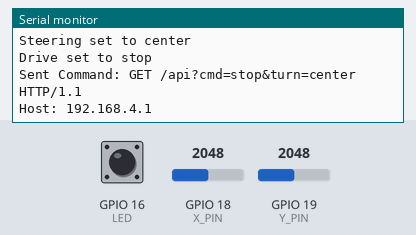
Simulated run of this sketch. Board: ESP32. Parts: the last lines printed to the serial monitor. The test bench sets the inputs (shaded band); at power-on: GPIO 18 (X_PIN) = 2048, GPIO 19 (Y_PIN) = 2048, GPIO 16 (LED) HIGH. WiFi joins after 1.5 s; servers stay silent unless stated.

Above: at 2.8 s.
2.9 s: GPIO 18 (X_PIN) set to 1228
At 4.1 s:
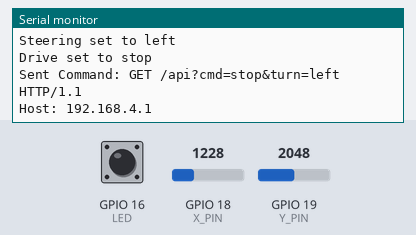
4.4 s: GPIO 19 (Y_PIN) set to 1228
At 5.5 s:
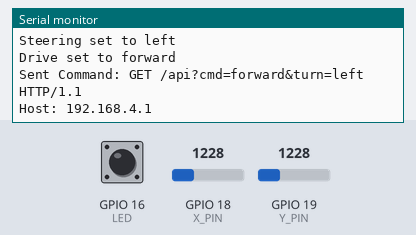
5.9 s: GPIO 18 (X_PIN) set to 2047
At 6.9 s:
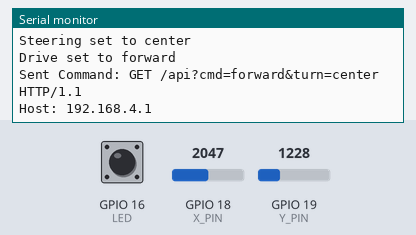
7.4 s: GPIO 19 (Y_PIN) set to 491
At 8.6 s:
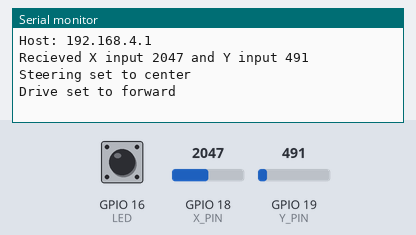
Timing chart, 0 to 9.9 s (numbered marks = the images above; inputs shaded):
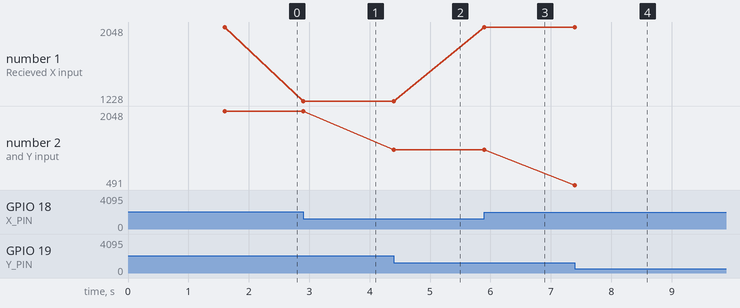

Measured:
- after the input at 2.9 s, the serial monitor: prints a new line at once (image 1)
- after the input at 4.4 s, the serial monitor: prints a new line at once (image 2)
- after the input at 5.9 s, the serial monitor: prints a new line at once (image 3)
- after the input at 7.4 s, the serial monitor: prints a new line at once (image 4)
- plotted number 1: 2048 → 1228 after the input at 2.9 s, 1228 → 2047 after the input at 5.9 s
- plotted number 2: 1228 → 491 after the input at 7.4 s

The sketch:

ESP32_Controller_v2.ino
```cpp
#include <WiFi.h>
#include <Arduino.h>

const char* ssid = "Aidan's RC Car";
const char* password = "drivefast";
String pico_ip = "192.168.4.1";
String cmd = " ";
String past_cmd = " ";

WiFiClient Client;

bool input_changed;
int stick_input[2] = {0, 0};
int past_stick[2] = {-1, -1};
String stick_cmd[2] = {"null", "null"};

const int X_PIN = 18;
const int Y_PIN = 19;
const int LED = 16;
const int INT_CONTROL = 0;
const int MID_LOW = 2000;
const int MID_HIGH = 2100;

void getInputs() {
  input_changed = 0;
  stick_input[0] = analogRead(X_PIN);
  stick_input[1] = analogRead(Y_PIN);

  if (stick_input[0] != past_stick[0] || stick_input[1] != past_stick[1]) {
    input_changed = 1;
  }

  if (input_changed == 1) {
    Serial.print("\nRecieved X input ");
    Serial.print(stick_input[0]);
    Serial.print(" and Y input ");
    Serial.print(stick_input[1]);
    if (stick_input[0] < MID_LOW) {
      stick_cmd[0] = "left";
    } else if (MID_LOW < stick_input[0] < MID_HIGH) {
      stick_cmd[0] = "center";
    } else if (MID_HIGH < stick_input[0]) {
      stick_cmd[0] = "right";
    } else {
      Serial.print("Error: Invalid Input!");
    }

    if (stick_input[1] < MID_LOW) {
      stick_cmd[1] = "forward";
    } else if (MID_LOW < stick_input[1] < MID_HIGH) {
      stick_cmd[1] = "stop";
    } else if (MID_HIGH < stick_input[1]) {
      stick_cmd[1] = "back";
    } else {
      Serial.print("Error: Invalid Input!");
    }
    Serial.print("\nSteering set to ");
    Serial.print(stick_cmd[0]);
    Serial.print("\nDrive set to ");
    Serial.println(stick_cmd[1]);
    past_stick[0] = stick_input[0];
    past_stick[1] = stick_input[1];
  }
}

void sendInputs() {
  cmd = "cmd=" + stick_cmd[1] + "&turn=" + stick_cmd[0];

  if (cmd != past_cmd) {

  String request = "GET /api?";
  request += cmd;
  request += " HTTP/1.1\r\nHost: ";
  request += pico_ip;
  Client.print(request);
  Serial.print("Sent Command: ");
  Serial.println(request);
  past_cmd = cmd;

  }
}

void setup() {
  Serial.begin(9600);
  WiFi.begin(ssid, password);
  pinMode(X_PIN, INPUT);
  pinMode(Y_PIN, INPUT);
  Serial.print("\nConnecting to wifi on ");
  Serial.print(ssid);
  while(WiFi.status() != WL_CONNECTED) {
    delay(200);
    Serial.print(".");
    digitalWrite(LED, !digitalRead(LED));
    if (WiFi.status() == WL_CONNECT_FAILED) {
      Serial.print("\nConnection Failed!");
      throw;
    } else if (WiFi.status() == WL_NO_SSID_AVAIL) {
      Serial.print("\nNo SSID found!");
      throw;
    }
  }
  Serial.print("\nConnected to wifi. \nIP address: ");
  Serial.print(WiFi.localIP());
}

void loop() {
  getInputs();
  sendInputs();
}
```
